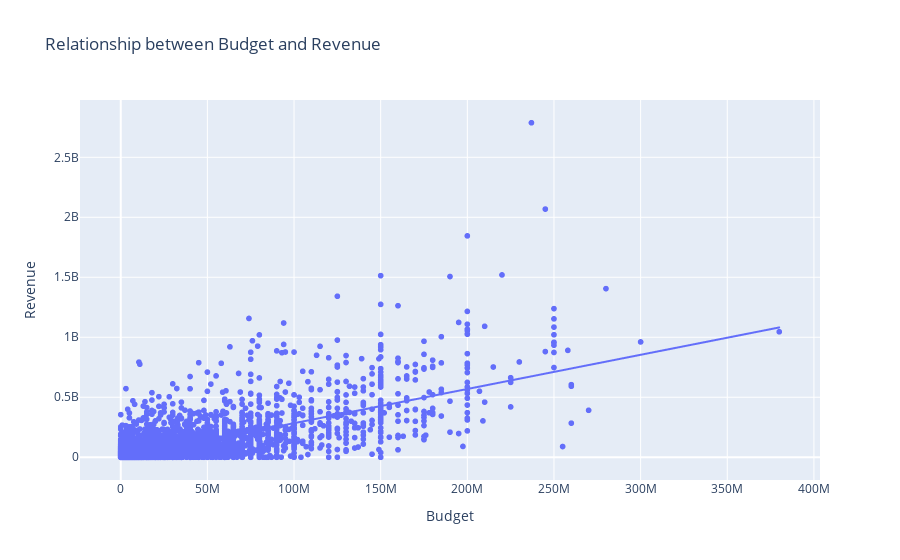

Notebook code for this chart:
### Code cell
fig = px.scatter(Metadata, x="budget", y="revenue", trendline="ols", title="Relationship between Budget and Revenue")
fig.update_layout(xaxis_title="Budget", 
                 yaxis_title="Revenue")
fig.show()

### Figure 1 — Plotly figure (JSON) as saved in the notebook; plotly's stock layout.template omitted (floating-point values rounded to 4 significant figures; data arrays with more than 128 entries replaced by an {"elided": "..."} marker saying what was removed)
{"data": [{"hovertemplate": "budget=%{x}<br>revenue=%{y}<extra></extra>", "legendgroup": "", "marker": {"color": "#636efa", "symbol": "circle"}, "mode": "markers", "name": "", "showlegend": false, "type": "scattergl", "x": {"elided": "31740 int values"}, "xaxis": "x", "y": {"elided": "31740 int values"}, "yaxis": "y"}, {"hovertemplate": "<b>OLS trendline</b><br>revenue = 2.84953 * budget + -1.00064e+06<br>R<sup>2</sup>=0.587708<br><br>budget=%{x}<br>revenue=%{y} <b>(trend)</b><extra></extra>", "legendgroup": "", "marker": {"color": "#636efa", "symbol": "circle"}, "mode": "lines", "name": "", "showlegend": false, "type": "scattergl", "x": {"elided": "31740 int values"}, "xaxis": "x", "y": {"elided": "31740 float values"}, "yaxis": "y"}], "layout": {"legend": {"tracegroupgap": 0}, "title": {"text": "Relationship between Budget and Revenue"}, "xaxis": {"anchor": "y", "domain": [0, 1], "title": {"text": "Budget"}}, "yaxis": {"anchor": "x", "domain": [0, 1], "title": {"text": "Revenue"}}}}
